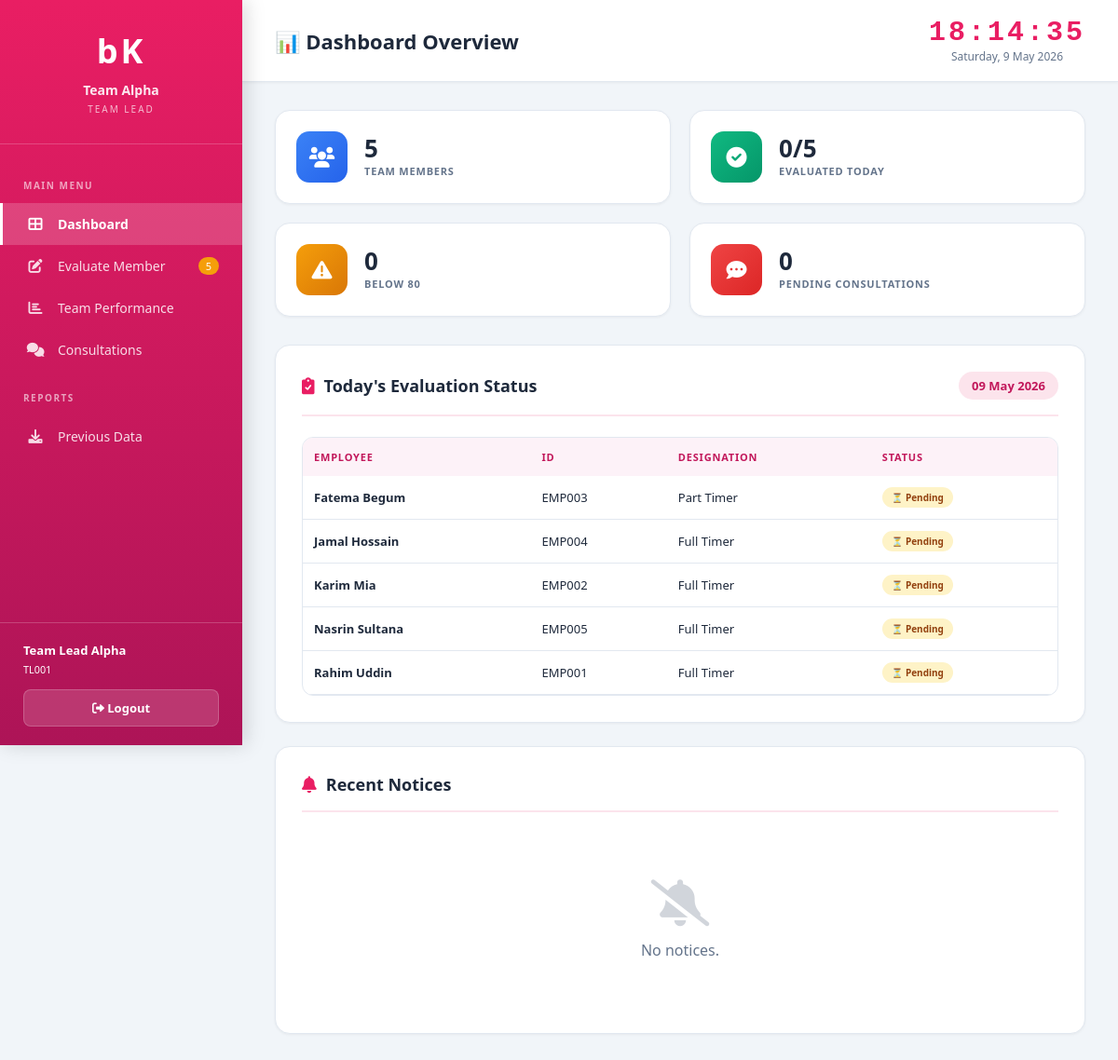
/team_lead_dashboard.php (signed in), run on the app's committed database.
### tables this page shows
CREATE TABLE teams (
    id INT PRIMARY KEY AUTO_INCREMENT,
    team_name VARCHAR(100) NOT NULL,
    team_lead_id INT,
    created_at TIMESTAMP DEFAULT CURRENT_TIMESTAMP
);

CREATE TABLE employees (
    id INT PRIMARY KEY AUTO_INCREMENT,
    employee_id VARCHAR(20) UNIQUE NOT NULL,
    name VARCHAR(100) NOT NULL,
    phone VARCHAR(15),
    dob DATE,
    designation VARCHAR(50) NOT NULL,
    password VARCHAR(255) NOT NULL,
    role ENUM('employee', 'team_lead', 'hr', 'admin') DEFAULT 'employee',
    team_id INT,
    created_at TIMESTAMP DEFAULT CURRENT_TIMESTAMP,
    FOREIGN KEY (team_id) REFERENCES teams(id) ON DELETE SET NULL
);

### team_lead_dashboard.php (the view, shortened to what this page needs)
<?php
require_once 'includes/db_connection.php';
$tl_id = $_SESSION['user_id'];
$tl_name = $_SESSION['name'];
$team_id = $_SESSION['team_id'];
$tl_full_id = $_SESSION['full_id'];
$team_result = $conn->query("SELECT * FROM teams WHERE id = $team_id");
$team = $team_result ? $team_result->fetch_assoc() : null;
$today = date('Y-m-d');
$members_query = $conn->query("SELECT e.*, (SELECT COUNT(*) FROM performance WHERE employee_id = e.id AND date = '$today') as evaluated_today FROM employees e WHERE e.team_id = $team_id AND e.role = 'employee' ORDER BY e.name");
$notices = $conn->query("SELECT * FROM notices WHERE type = 'general' OR team_id = $team_id OR created_by = $tl_id ORDER BY created_at DESC LIMIT 15");
$total_members = $conn->query("SELECT COUNT(*) as total FROM employees WHERE team_id = $team_id AND role = 'employee'")->fetch_assoc()['total'] ?? 0;
$evaluated_today = $conn->query("SELECT COUNT(DISTINCT employee_id) as total FROM performance WHERE date = '$today' AND employee_id IN (SELECT id FROM employees WHERE team_id = $team_id)")->fetch_assoc()['total'] ?? 0;
$below_80 = $conn->query("SELECT COUNT(DISTINCT employee_id) as total FROM performance WHERE total < 80 AND employee_id IN (SELECT id FROM employees WHERE team_id = $team_id)")->fetch_assoc()['total'] ?? 0;
$pending_consult = $conn->query("SELECT COUNT(*) as total FROM consultations WHERE team_lead_id = $tl_id AND status = 'scheduled'")->fetch_assoc()['total'] ?? 0;
?>
<!DOCTYPE html>
<html lang="en">
<head>
    <link href="https://cdnjs.cloudflare.com/ajax/libs/font-awesome/6.0.0/css/all.min.css" rel="stylesheet">
</head>
<body>
<aside class="sidebar">
    <div class="sidebar-header"><div class="logo">bK</div><div class="team-name"><?php echo $team ? htmlspecialchars($team['team_name']) : 'No Team'; ?></div><div class="title">Team Lead</div></div>
    <nav class="sidebar-nav">
        <div class="nav-section">Main Menu</div>
        <a href="#" class="active" onclick="showSection('dashboard')"><i class="fas fa-th-large"></i> <span class="nav-text">Dashboard</span></a>
        <a href="#" onclick="showSection('evaluate')"><i class="fas fa-edit"></i> <span class="nav-text">Evaluate Member</span><?php if($total_members-$evaluated_today>0): ?><span style="background:#F59E0B;color:white;padding:2px 8px;border-radius:10px;font-size:11px;margin-left:auto;"><?php echo $total_members-$evaluated_today; ?></span><?php endif; ?></a>
        <a href="#" onclick="showSection('performance')"><i class="fas fa-chart-bar"></i> <span class="nav-text">Team Performance</span></a>
        <a href="#" onclick="showSection('consultations')"><i class="fas fa-comments"></i> <span class="nav-text">Consultations</span></a>
        <div class="nav-section">Reports</div>
        <a href="#" onclick="showSection('export-data')"><i class="fas fa-download"></i> <span class="nav-text">Previous Data</span></a>
    </nav>
    <div class="sidebar-footer">
        <div class="user-info"><strong><?php echo htmlspecialchars($tl_name); ?></strong><br><small><?php echo $tl_full_id; ?></small></div>
        <a href="logout.php" class="logout-btn" onclick="return confirm('Logout?')"><i class="fas fa-sign-out-alt"></i> Logout</a>
    </div>
</aside>
<main class="main-content">
    <div class="top-bar">
        <div class="page-title" id="pageTitle">📊 Dashboard Overview</div>
        <div class="top-right"><div><div class="digital-clock" id="digitalClock">00:00:00</div><div class="clock-date" id="clockDate"></div></div></div>
    </div>
    <div class="content-area">
        <div id="section-dashboard" class="section active">
            <div class="stats-row">
                <div class="stat-card"><div class="stat-icon blue"><i class="fas fa-users"></i></div><div class="stat-info"><div class="stat-value"><?php echo $total_members; ?></div><div class="stat-label">Team Members</div></div></div>
                <div class="stat-card"><div class="stat-icon green"><i class="fas fa-check-circle"></i></div><div class="stat-info"><div class="stat-value"><?php echo $evaluated_today; ?>/<?php echo $total_members; ?></div><div class="stat-label">Evaluated Today</div></div></div>
                <div class="stat-card"><div class="stat-icon orange"><i class="fas fa-exclamation-triangle"></i></div><div class="stat-info"><div class="stat-value"><?php echo $below_80; ?></div><div class="stat-label">Below 80</div></div></div>
                <div class="stat-card"><div class="stat-icon red"><i class="fas fa-comment-dots"></i></div><div class="stat-info"><div class="stat-value"><?php echo $pending_consult; ?></div><div class="stat-label">Pending Consultations</div></div></div>
            </div>
            <div class="card"><div class="card-header"><h3><i class="fas fa-clipboard-check"></i> Today's Evaluation Status</h3><span class="badge-count"><?php echo date('d M Y'); ?></span></div>
                <?php if($members_query && $members_query->num_rows>0): ?><div class="table-wrapper" style="max-height:300px;"><table><thead><tr><th>Employee</th><th>ID</th><th>Designation</th><th>Status</th></tr></thead><tbody>
                    <?php while($mem=$members_query->fetch_assoc()): ?><tr class="<?php echo $mem['evaluated_today']>0?'evaluated-row':''; ?>"><td><strong><?php echo htmlspecialchars($mem['name']); ?></strong></td><td><?php echo $mem['employee_id']; ?></td><td><?php echo $mem['designation']; ?></td><td><?php echo $mem['evaluated_today']>0?'<span class="evaluated-badge">✅ Evaluated</span>':'<span class="not-evaluated-badge">⏳ Pending</span>'; ?></td></tr><?php endwhile; ?>
                </tbody></table></div><?php endif; ?>
            </div>
            <div class="card"><div class="card-header"><h3><i class="fas fa-bell"></i> Recent Notices</h3></div>
                <?php if($notices && $notices->num_rows>0): $c=0; mysqli_data_seek($notices,0); while($n=$notices->fetch_assoc()): if($c++>=5)break; ?><div class="notice-card <?php echo $n['type']=='urgent'?'notice-urgent':''; ?>"><strong><?php echo htmlspecialchars($n['title']); ?></strong><span class="badge <?php echo $n['type']=='urgent'?'badge-danger':'badge-info';?>" style="float:right;"><?php echo ucfirst($n['type']); ?></span><p style="font-size:12px;color:#64748B;"><?php echo htmlspecialchars(substr($n['description'],0,120)); ?>...</p><small style="color:#94A3B8;"><?php echo date('d M Y',strtotime($n['created_at'])); ?></small></div><?php endwhile; else: ?><div class="empty-state"><i class="fas fa-bell-slash"></i><p>No notices.</p></div><?php endif; ?>
            </div>
        </div>
    </div>
</main>
</body>
</html>

### data on the page
teams: team_name "Team Alpha"
employees: name "Fatema Begum", employee "EMP003", designation "Part Timer"
employees: name "Jamal Hossain", employee "EMP004", designation "Full Timer"
employees: name "Karim Mia", employee "EMP002", designation "Full Timer"
employees: name "Nasrin Sultana", employee "EMP005", designation "Full Timer"
employees: name "Rahim Uddin", employee "EMP001", designation "Full Timer"

### other printed values
$total_members-$evaluated_today "5"
$tl_name "Team Lead Alpha"
$tl_full_id "TL001"
$total_members "5"
$evaluated_today "0"
$below_80 "0"
$pending_consult "0"
